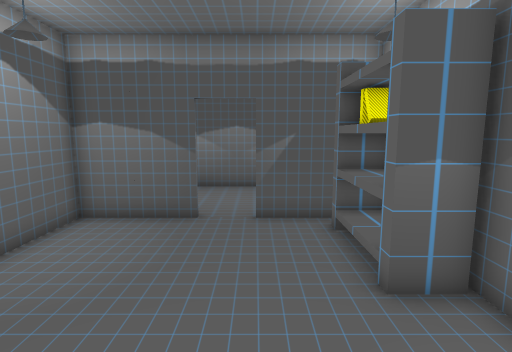
view 1 (above)

12 first-person views from a walk through a Unity game level. The camera is 1.4 m above the floor, tilts 8° down and sees 80° across. The floor is counted in squares, 0.5 m on a side. Each view is taken from the middle of a square. On the plan, view 1 faces up. The plan holds only what a view shows up to about 20 squares ahead; the rest is blank. The place goes on beyond the plan. Some animated figures are left out. Door leaves are left out, so doorways stand open.

view 2
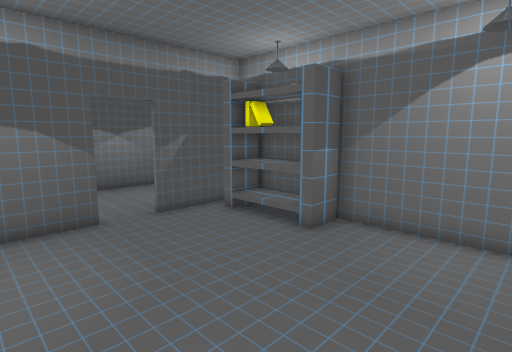

view 3
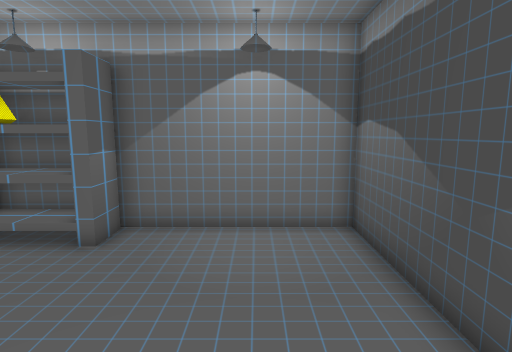

view 4
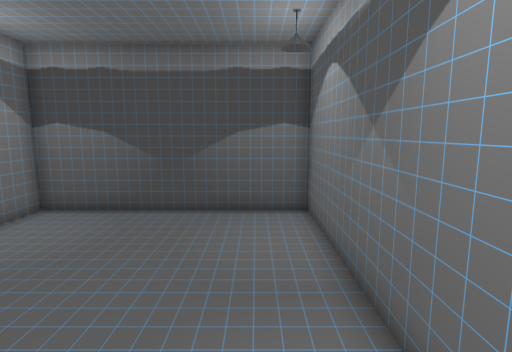

view 5
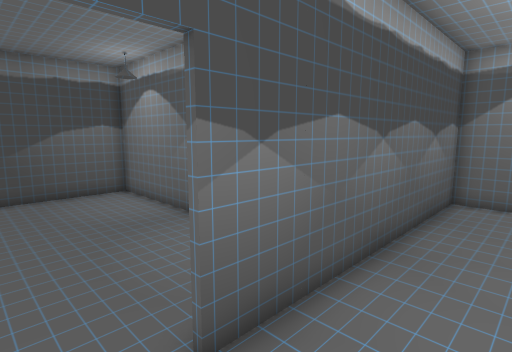

view 6
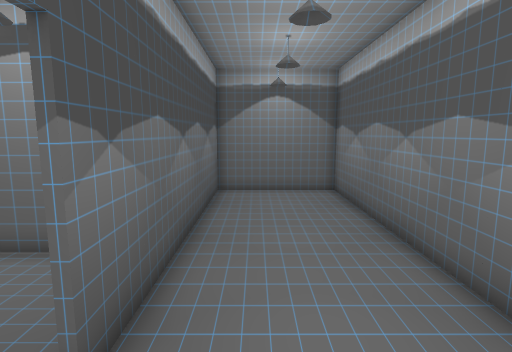

view 7
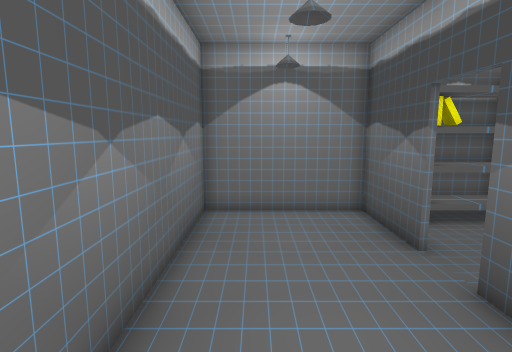

view 8
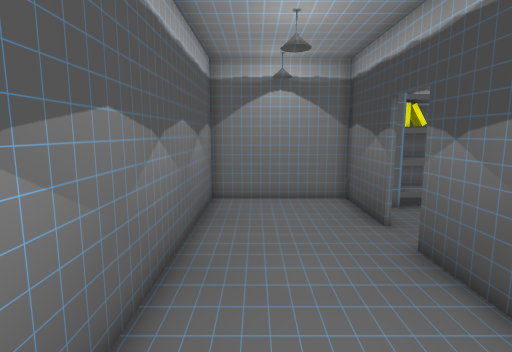

view 9
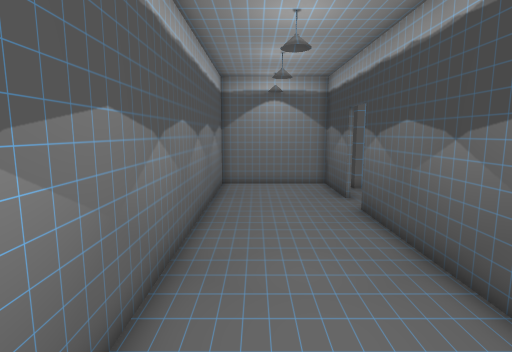

view 10
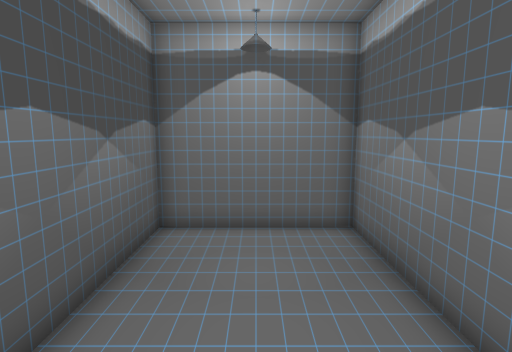

view 11
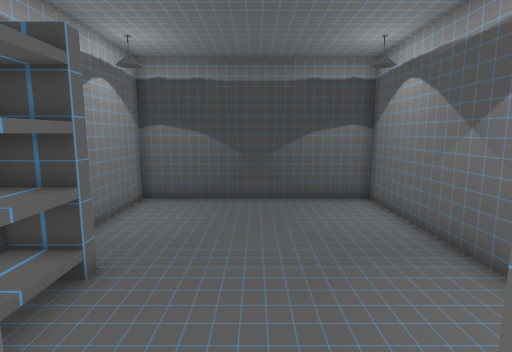

view 12
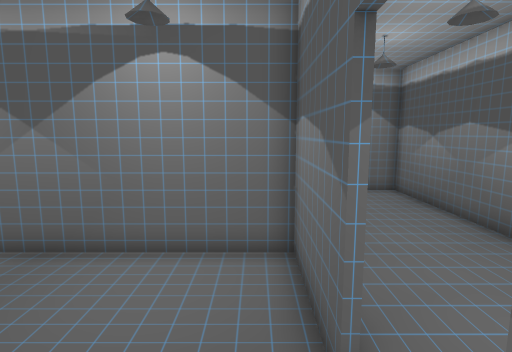

### Floor plan
Points are (right, up) in squares from view 1. A wall is a line through its corners. A room is listed if a view was taken in it or the views show most of it. See-through windows are left out.
Room 1 (views 1, 2, 3, 4, 12)
walls: (-1.9, 9.9) (-5.9, 9.9) (-5.9, -1.9) (3.9, -1.9) (3.9, 8.8); (3.1, 9.9) (0, 9.9)
ways out: open door at (-1, 10) to room 2
objects: bookshelf (2, 5) to (3, 9)
Room 2 (views 5, 6, 7, 8, 9, 10, 11)
walls: (-0.1, 10.1) (3.9, 10.1) (3.9, 15.9) (-13.9, 15.9) (-13.9, 10.1) (-1.9, 10.1)
ways out: open door at (-1, 10) to room 1

Positions as (right, up) in squares from view 1, and headings:
1: (0, 0), facing up
2: (-5, 0), facing up-right
3: (-5, 1), facing right
4: (-4, 9), facing down
5: (0, 13), facing down-left
6: (1, 12), facing left
7: (-7, 14), facing right
8: (-9, 14), facing right
9: (-13, 14), facing right
10: (-5, 13), facing left
11: (-1, 11), facing down
12: (1, 9), facing left
